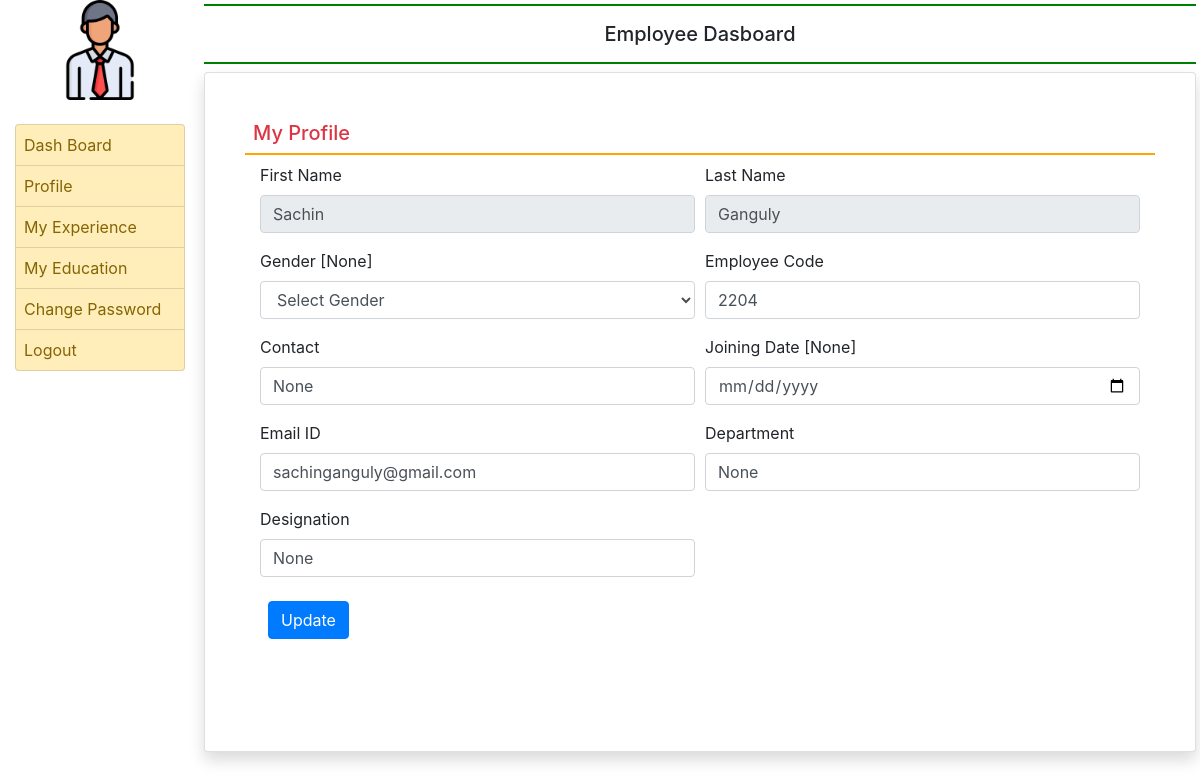
The app's page /profile (signed in) with its own data.
### employee/models.py (models this page shows, shortened)
class EmployeeDetails(models.Model):
    user = models.ForeignKey(User, on_delete=models.CASCADE)
    empcode = models.CharField(max_length=50)
    empdept = models.CharField(max_length=50, null=True)
    designation = models.CharField(max_length=50, null=True)
    contact = models.CharField(max_length=15, null=True)
    gender = models.CharField(max_length=50,null=True)
    doj = models.DateField(null=True)

### employee/views.py (the view, shortened to what this page needs)
# urls.py: path('profile', profile , name='profile' ),
def profile(request):
    if not request.user.is_authenticated:
        return redirect('emp_login')
    error = ""
    user = request.user
    employee = EmployeeDetails.objects.get(user=user)
    return render(request,'profile.html',locals())

### employee/templates/profile.html (shortened to what this page needs)
{% extends 'emp_base.html' %}
{% block main %}
<!DOCTYPE html>
<html lang="en">
<head>
</head>
<body>
        <div class="card-body">
            <h5 class="p-2 text-danger" style="border-bottom: 2px solid orange">My Profile</h5>
            <div class="container-fluid">
                <form method="post" name="signup" onsubmit="return checkpassword()">
                    <div class="form-row">
                        <div class="col-sm-6">
                            <div class="form-group">
                                <label>First Name</label>
                                <input readonly name="firstname" class="form-control" value="{{employee.user.first_name}}">
                            </div>
                        </div>
                        <div class="col-sm-6">
                            <div class="form-group">
                                <label>Last Name</label>
                                <input readonly name="lastname" class="form-control" value="{{employee.user.last_name}}">
                            </div>
                        </div>
                        <div class="col-sm-6">
                            <div class="form-group">
                                <label>Gender [{{employee.gender}}]</label>
                                <select name="gender" class="form-control" id="">
                                    <option value="None">Select Gender</option>
                                </select>
                            </div>
                        </div>
                        <div class="col-sm-6">
                            <div class="form-group">
                                <label>Employee Code</label>
                                <input type="text" name="empcode" class="form-control" value="{{employee.empcode}}">
                            </div>
                        </div>
                        <div class="col-sm-6">
                            <div class="form-group">
                                <label>Contact</label>
                                <input type="text" name="contact" class="form-control" value="{{employee.contact}}">
                            </div>
                        </div>
                        <div class="col-sm-6">
                            <div class="form-group">
                                <label>Joining Date [{{employee.doj}}]</label>
                                <input type="date" name="doj" class="form-control" value="{{employee.doj}}">
                            </div>
                        </div>
                        <div class="col-sm-6">
                            <div class="form-group">
                                <label>Email ID</label>
                                <input type="text" name="email" class="form-control" value="{{employee.user.username}}">
                            </div>
                        </div>
                        <div class="col-sm-6">
                            <div class="form-group">
                                <label>Department</label>
                                <input type="text" name="department" class="form-control" placeholder="Enter Department" value="{{employee.empdept}}">
                            </div>
                        </div>
                        <div class="col-sm-6">
                            <div class="form-group">
                                <label>Designation</label>
                                <input type="text" name="designation" class="form-control" placeholder="Enter Designation" value="{{employee.designation}}">
                            </div>
                        </div>
                    </div>
                    <input type="submit" value="Update" class="m-2 btn btn-primary">
                </form>
            </div>
        </div>
</body>
</html>
{% endblock %}

### records on screen
EmployeeDetails: firstname "Sachin", lastname "Ganguly", gender "None", empcode "2204", contact "None", doj "None", email "sachinganguly@gmail.com", department "None", designation "None"
